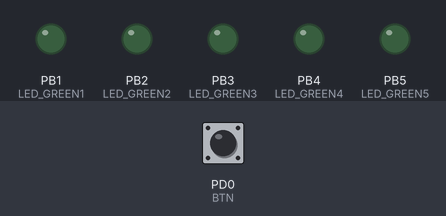
The program below on a simulated ATmega328P, built with avr-gcc and emulated at 16 MHz (the files do not name the chip). Parts: output pins drawn as LEDs (lit = HIGH). Dashed ring = blinking. Inputs (shaded band) come from the test bench; at power-on: PD0 (BTN) HIGH.

Above: at 1.2 s.
1.3 s: PD0 (BTN) pulled LOW for 0.15 s
At 2.67 s:
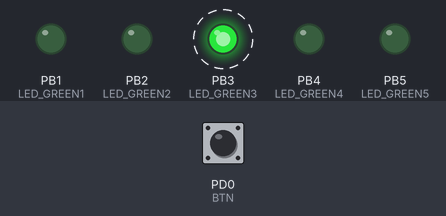
4.4 s: PD0 (BTN) pulled LOW for 1 s
At 6.17 s:
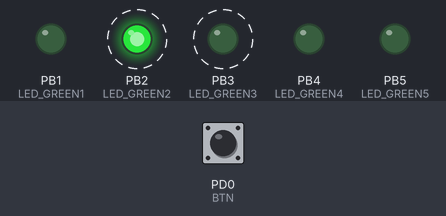
7.4 s: PD0 (BTN) pulled LOW for 3.2 s
At 9.67 s:
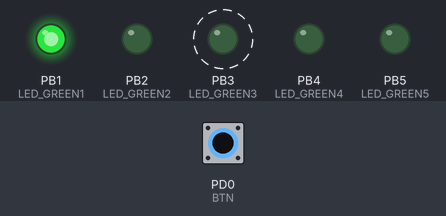
Timing chart, 0 to 14.8 s (numbered marks = the images above; inputs shaded):
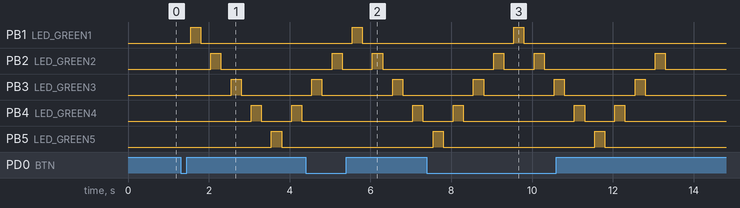

The program:

main.c
```c
#define LED_GREEN1  PB1     // AVR pin where green LED is connected
#define LED_GREEN2  PB2
#define LED_GREEN3  PB3     // AVR pin where green LED is connected
#define LED_GREEN4  PB4
#define LED_GREEN5  PB5
#define BTN			PD0
#define BLINK_DELAY 250
#ifndef F_CPU
#define F_CPU 16000000      // CPU frequency in Hz required for delay
#endif

#include <util/delay.h>     // Functions for busy-wait delay loops
#include <avr/io.h>         // AVR device-specific IO definitions

int main(void)
{
	// Set pin as output in Data Direction Register...
	DDRB = DDRB | (1<<LED_GREEN1);
	PORTB = PORTB & ~(1<<LED_GREEN1);
	DDRB = DDRB | (1<<LED_GREEN2);
	PORTB = PORTB & ~(1<<LED_GREEN2);
	DDRB = DDRB | (1<<LED_GREEN3);
	PORTB = PORTB & ~(1<<LED_GREEN3);
	DDRB = DDRB | (1<<LED_GREEN4);
	PORTB = PORTB & ~(1<<LED_GREEN4);
	DDRB = DDRB | (1<<LED_GREEN5);
	PORTB = PORTB & ~(1<<LED_GREEN5);

	DDRD = DDRD & ~(1<<BTN); // tady mám nastavený pin s tlaèítkem jako vstupní
	PORTD = PORTD | (1<<BTN); // toto tu je kvùli tomu abych nemusel pøidìlávat externí pull-up resistor

	while (1)
	{

		if (bit_is_clear(PIND, BTN))
		{
			_delay_ms(BLINK_DELAY);
			PORTB = PORTB ^ (1<<LED_GREEN1);
			_delay_ms(BLINK_DELAY);
			PORTB = PORTB ^ (1<<LED_GREEN1);

			_delay_ms(BLINK_DELAY);
			PORTB = PORTB ^ (1<<LED_GREEN2);
			_delay_ms(BLINK_DELAY);
			PORTB = PORTB ^ (1<<LED_GREEN2);

			_delay_ms(BLINK_DELAY);
			PORTB = PORTB ^ (1<<LED_GREEN3);
			_delay_ms(BLINK_DELAY);
			PORTB = PORTB ^ (1<<LED_GREEN3);

			_delay_ms(BLINK_DELAY);
			PORTB = PORTB ^ (1<<LED_GREEN4);
			_delay_ms(BLINK_DELAY);
			PORTB = PORTB ^ (1<<LED_GREEN4);

			_delay_ms(BLINK_DELAY);
			PORTB = PORTB ^ (1<<LED_GREEN5);
			_delay_ms(BLINK_DELAY);
			PORTB = PORTB ^ (1<<LED_GREEN5);

			_delay_ms(BLINK_DELAY);
			PORTB = PORTB ^ (1<<LED_GREEN4);
			_delay_ms(BLINK_DELAY);
			PORTB = PORTB ^ (1<<LED_GREEN4);

			_delay_ms(BLINK_DELAY);
			PORTB = PORTB ^ (1<<LED_GREEN3);
			_delay_ms(BLINK_DELAY);
			PORTB = PORTB ^ (1<<LED_GREEN3);

			_delay_ms(BLINK_DELAY);
			PORTB = PORTB ^ (1<<LED_GREEN2);
			_delay_ms(BLINK_DELAY);
			PORTB = PORTB ^ (1<<LED_GREEN2);

}
	}
	return 0;
}
```

Measured:
- after the input at 1.3 s, PB1 (LED_GREEN1): LOW → HIGH after 0.25 s, → LOW 0.25 s later; PB2 (LED_GREEN2): LOW → HIGH after 0.75 s, → LOW 0.25 s later
- after the input at 4.4 s, PB1 (LED_GREEN1): LOW → HIGH after 1.2 s, → LOW 0.25 s later; PB4 (LED_GREEN4): LOW → HIGH after 2.7 s, → LOW 0.25 s later
- after the input at 7.4 s, PB1 (LED_GREEN1): LOW → HIGH after 2.2 s, → LOW 0.25 s later
